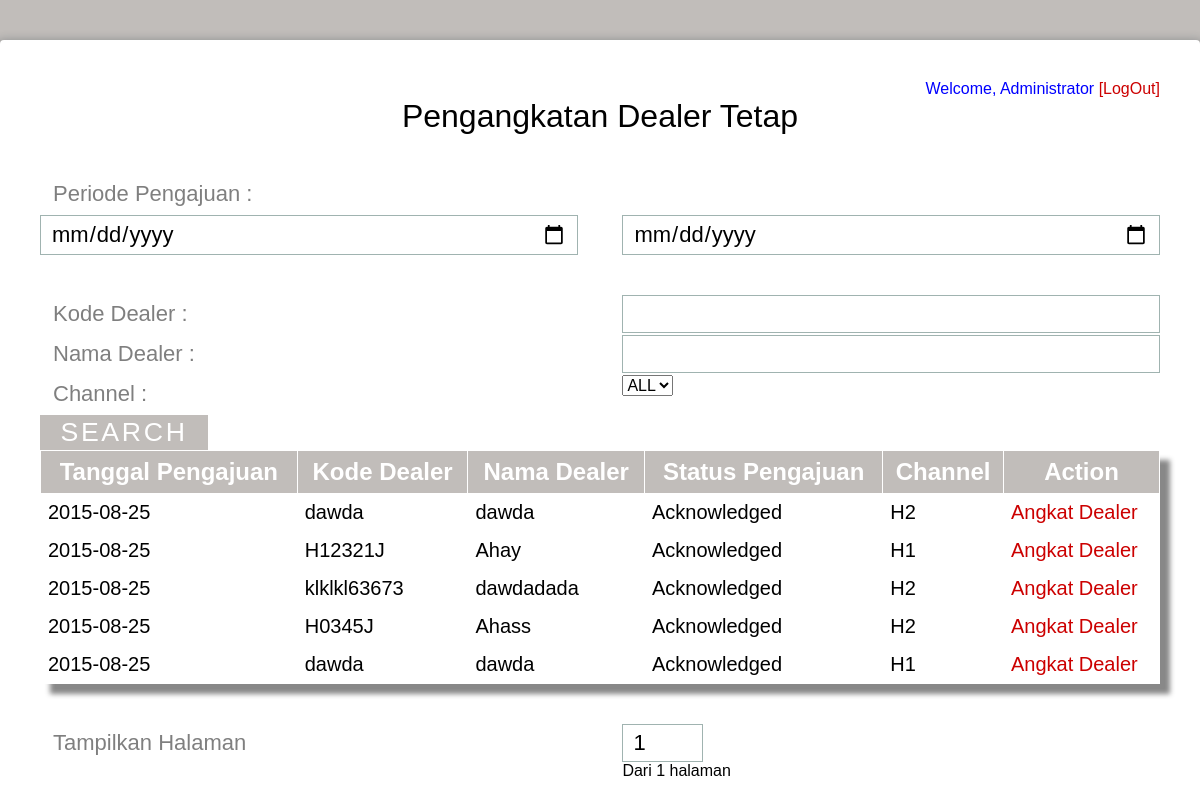
Screenshot of /admin_legal/angkat_dealer.php (signed in) with the database file from the repository.
### tables this page shows
CREATE TABLE IF NOT EXISTS `daftar_pengajuan` (
  `id_daftar` int(11) NOT NULL AUTO_INCREMENT,
  `id_admin` int(11) NOT NULL,
  `kode_dealer` varchar(15) NOT NULL,
  `tanggal_pengajuan` date NOT NULL,
  `jenis_pengajuan` varchar(35) NOT NULL,
  `channel` varchar(10) DEFAULT NULL,
  `status_channel` varchar(10) DEFAULT NULL,
  `jam_pengajuan` time NOT NULL,
  `comment_sv` varchar(50) DEFAULT NULL,
  `approval_sv` varchar(30) DEFAULT NULL,
  `nama_sv` varchar(30) NOT NULL,
  `waktu_approval_sv` datetime NOT NULL,
  `comment_manager` varchar(50) DEFAULT NULL,
  `approval_manager` varchar(30) DEFAULT NULL,
  `nama_manager` varchar(30) NOT NULL,
  `waktu_approval_manager` datetime NOT NULL,
  `comment_divhead` varchar(50) DEFAULT NULL,
  `approval_divhead` varchar(30) DEFAULT NULL,
  `nama_divhead` varchar(30) NOT NULL,
  `waktu_approval_divhead` datetime NOT NULL,
  `legalisir_admin` varchar(20) DEFAULT NULL,
  `waktu_legalisir` date NOT NULL,
  `perpanjangan` date DEFAULT NULL,
  PRIMARY KEY (`id_daftar`)
);

CREATE TABLE IF NOT EXISTS `daftar_dealer` (
  `kode_dealer` varchar(15) NOT NULL,
  `nama_dealer` varchar(50) NOT NULL,
  `id_kodepos` int(11) NOT NULL,
  `lokasi` varchar(30) NOT NULL,
  `owner` varchar(30) NOT NULL,
  `kontak` varchar(12) NOT NULL,
  `status_tanah` varchar(30) NOT NULL,
  `akhir_sewa` date DEFAULT NULL,
  `status_dealer` varchar(10) DEFAULT NULL,
  `siop` varchar(50) DEFAULT NULL,
  `tdp` varchar(50) DEFAULT NULL,
  `ktp` varchar(50) DEFAULT NULL,
  `npwp` varchar(50) DEFAULT NULL,
  `ho` varchar(50) DEFAULT NULL,
  `akte` varchar(50) DEFAULT NULL,
  `surat_domisili` varchar(50) DEFAULT NULL,
  `waktucreate` datetime NOT NULL,
  `waktumodify` datetime DEFAULT NULL,
  PRIMARY KEY (`kode_dealer`)
);

### admin_legal/angkat_dealer.php (the view, shortened to what this page needs)
<?php
if($_SESSION['status']=='admin'){
?>
<!DOCTYPE html>
<html >
  <head>
    <link href='../css/css.css' rel='stylesheet' type='text/css'>
    <link rel="stylesheet" href="css/normalize.css">
    <link rel="stylesheet" href="css/style.css">
  <body>
    <div class="form">
	<div align="right">
	  <a style="color:#00F"> Welcome, <?php echo ($_SESSION['nama']) ?></a>
	  <a href="../login/logout.php" onclick="return confirm('Anda Yakin Logout dari Sistem?')">[LogOut]</a></div>
        <div>
        <div id="pdd">
          <h1>Pengangkatan Dealer Tetap</h1>
          <form id="form-search" method="post">
          <div class="top-row">
            <div class="field-wrap">
              <label>
                Periode Pengajuan :
              </label>
            </div>
              <div class="field-wrap">
                <input type="date" name="date_awal" value=""/>
              </div>
              <div class="field-wrap">
              <input type="date" name="date_akhir" value=""/>
            </div>
          </div>
          <div class="top-row">
          <div class="field-wrap">
            <label>
              Kode Dealer :
            </label>
		  </div>
		  <div class="field-wrap"><input name="kode_dealer" type="text" value=""/>
          </div>
          </div>
		  <div class="top-row">
          <div class="field-wrap">
            <label>
              Nama Dealer :
            </label>
          </div>
		  <div class="field-wrap">
            <input name="nama_dealer" type="text" value=""/>
          </div>
          </div>
		  <div class="top-row">
          <div class="field-wrap">
            <label>
              Channel :
            </label>
		  </div>
		  <div class="field-wrap">
            <select name = "channel">
															<option value = "">ALL</option>
																									</select>
          </div>
		  </div>
          <button type="submit" class="button button-block"/>Search</button>
          <div class="result">
          <div class="field-wrap">
		  <div class="table" >
                <table>
                    <tr>
                        <td>
                            Tanggal Pengajuan
                        </td>
                        <td>
                            Kode Dealer
                        </td>
						<td>
                            Nama Dealer
                        </td>
						<td>
                            Status Pengajuan
                        </td>
						<td>
                            Channel
                        </td>
						<td>
                            Action
                        </td>
                    </tr>
                    <?php
					$hasil=mysql_query("select * from daftar_pengajuan a, daftar_dealer b where a.kode_dealer = b.kode_dealer and a.status_channel = 'Percobaan' and legalisir_admin is not null and (a.jenis_pengajuan = 'Pengajuan Dealer Baru' or a.jenis_pengajuan = 'Upgrade Channel') order by tanggal_pengajuan desc limit 0,10");
					while ($baris = mysql_fetch_array($hasil)){
					echo "
					<tr>
					<td align=center>";echo $baris['tanggal_pengajuan'];echo"</td>
					<td align=center>";echo $baris['kode_dealer'];echo"</td>
					<td align=center>";echo $baris['nama_dealer'];echo"</td>
					<td align=center>";echo "Acknowledged"; echo"</td>
					<td align=center>";echo $baris['channel'];echo"</td>
					<td align=center><a href=";if($baris['channel']=='H1')echo"angkat_h1.php?id=";else if($baris['channel']=='H2')echo"angkat_h2.php?id=";else if($baris['channel']=='H3')echo"angkat_h3.php?id="; echo $baris['id_daftar']; echo ">Angkat Dealer</a></td></tr>";
					}
					$hitung=mysql_query("select * from daftar_pengajuan a, daftar_dealer b where a.kode_dealer = b.kode_dealer and a.status_channel = 'Percobaan' and legalisir_admin is not null and (a.jenis_pengajuan = 'Pengajuan Dealer Baru' or a.jenis_pengajuan = 'Upgrade Channel') order by tanggal_pengajuan desc");
					$count = 0;
					while ($an = mysql_fetch_array($hitung))
					{
						$count++;
					}
                    ?>
                </table>
            </div>
        </div>
        <div class="top-row" >
          <div class="field-wrap">
          <label>Tampilkan Halaman</label></div>
          <div class="field-wrap">
          <input type="number" style="width:15%" min="1" name="page" max="<?php echo ceil($count/10)?>" value="1" required/><span>Dari <?php echo ceil($count/10) ?> halaman</span>
          </div>
        </div>
        </div>
        </form>
      </div>
</div>
</div>
  </body>
</html>
<?php
}else{
?>
<script>document.location.href="../"</script>
<?php
}
?>

### admin_legal/css/style.css (style rules this page uses)
*, *:before, *:after { box-sizing: border-box; }
html { overflow-y: scroll; }
body { background: #c1bdba; font-family: 'Titillium Web', sans-serif; }
a { text-decoration: none; color: #cc0000; -webkit-transition: .5s ease; transition: .5s ease; }
.form { background: #ffffff; padding: 40px; max-width: 1200px; margin: 40px auto; border-radius: 4px; box-shadow: 0 4px 10px 4px rgba(19, 35, 47, 0.3); }
h1 { text-align: center; color: #000000; font-weight: 300; margin: 0 0 40px; }
label { position: absolute; -webkit-transform: translateY(6px); -ms-transform: translateY(6px); transform: translateY(6px); left: 13px; color: rgba(0, 0, 0, 0.5); -webkit-transition: all 0.25s ease; transition: all 0.25s ease; -webkit-backface-visibility: hidden; pointer-events: none; font-size: 22px; }
input, textarea { font-size: 22px; display: block; width: 100%; height: 100%; padding: 5px 10px; background: none; background-image: none; border: 1px solid #a0b3b0; color: #000000; border-radius: 0; -webkit-transition: border-color .25s ease, box-shadow .25s ease; transition: border-color .25s ease, box-shadow .25s ease; }
.field-wrap { position: relative; margin-bottom: 40px; }
.top-row:after { content: ""; display: table; clear: both; }
.top-row > div { float: left; width: 48%; margin-right: 4%; }
.top-row > div:last-child { margin: 0; }
.button { border: 0; outline: none; border-radius: 0; padding: 2px 0; font-size: 20pt; font-weight: 6; text-transform: uppercase; letter-spacing: .1em; background: #c1bdba; color: #ffffff; -webkit-transition: all 0.5s ease; transition: all 0.5s ease; -webkit-appearance: none; }
.button-block { display: block; width: 15%; }
.table { margin:0px;padding:0px; width:100%; box-shadow: 10px 10px 5px #888888; border:1px solid #ffffff; -moz-border-radius-bottomleft:0px; -webkit-border-bottom-left-radius:0px; border-bottom-left-radius:0px; -moz-border-radius-bottomright:0px; -webkit-border-bottom-right-radius:0px; border-bottom-right-radius:0px; -moz-border-radius-topright:0px; -webkit-border-top-right-radius:0px; border-top-right-radius:0px; -moz-border-radius-topleft:0px; -webkit-border-top-left-radius:0px; border-top-left-radius:0px; }
.table table { border-collapse: collapse; border-spacing: 0; width:100%; height:100%; margin:0px;padding:0px; }
.table tr:last-child td:last-child { -moz-border-radius-bottomright:0px; -webkit-border-bottom-right-radius:0px; border-bottom-right-radius:0px; }
.table table tr:first-child td:first-child { -moz-border-radius-topleft:0px; -webkit-border-top-left-radius:0px; border-top-left-radius:0px; }
.table table tr:first-child td:last-child { -moz-border-radius-topright:0px; -webkit-border-top-right-radius:0px; border-top-right-radius:0px; }
.table tr:last-child td:first-child { -moz-border-radius-bottomleft:0px; -webkit-border-bottom-left-radius:0px; border-bottom-left-radius:0px; }
.table td { vertical-align:middle; background-color:#ffffff; border:1px solid #ffffff; border-width:0px 1px 1px 0px; text-align:left; padding:7px; font-size:20px; font-family:Arial; font-weight:normal; color:#000000; }
.table tr:last-child td { border-width:0px 1px 0px 0px; }
.table tr td:last-child { border-width:0px 0px 1px 0px; }
.table tr:last-child td:last-child { border-width:0px 0px 0px 0px; }
.table tr:first-child td { background:-o-linear-gradient(bottom, #c1bdba 5%, #c1bdba 100%); background:-webkit-gradient( linear, left top, left bottom, color-stop(0.05, #c1bdba), color-stop(1, #c1bdba) ); background:-moz-linear-gradient( center top, #c1bdba 5%, #c1bdba 100% ); filter:progid:DXImageTransform.Microsoft.gradient(startColorstr="#c1bdba", endColorstr="#c1bdba"); background: -o-linear-gradient(top,#c1bdba,c1bdba); background-color:#c1bdba; border:0px solid #ffffff; text-align:center; border-width:0px 0px 1px 1px; font-size:24px; font-family:Arial; font-weight:bold; color:#ffffff; }
.table tr:first-child td:first-child { border-width:0px 0px 1px 0px; }
.table tr:first-child td:last-child { border-width:0px 0px 1px 1px; }

### rows the page displays
daftar_pengajuan: tanggal_pengajuan "2015-08-25", kode_dealer.kode_dealer "dawda", kode_dealer.nama_dealer "dawda", channel "H2"
daftar_pengajuan: tanggal_pengajuan "2015-08-25", kode_dealer.kode_dealer "H12321J", kode_dealer.nama_dealer "Ahay", channel "H1"
daftar_pengajuan: tanggal_pengajuan "2015-08-25", kode_dealer.kode_dealer "klklkl63673", kode_dealer.nama_dealer "dawdadada", channel "H2"
daftar_pengajuan: tanggal_pengajuan "2015-08-25", kode_dealer.kode_dealer "H0345J", kode_dealer.nama_dealer "Ahass", channel "H2"
daftar_pengajuan: tanggal_pengajuan "2015-08-25", kode_dealer.kode_dealer "dawda", kode_dealer.nama_dealer "dawda", channel "H1"

### other values shown
$_SESSION['nama'] "Administrator"
ceil($count/10) "1"
